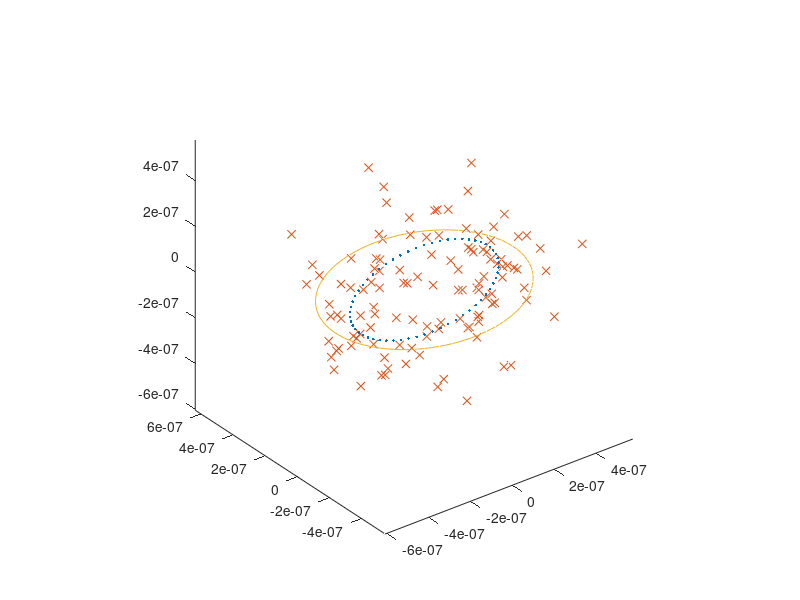
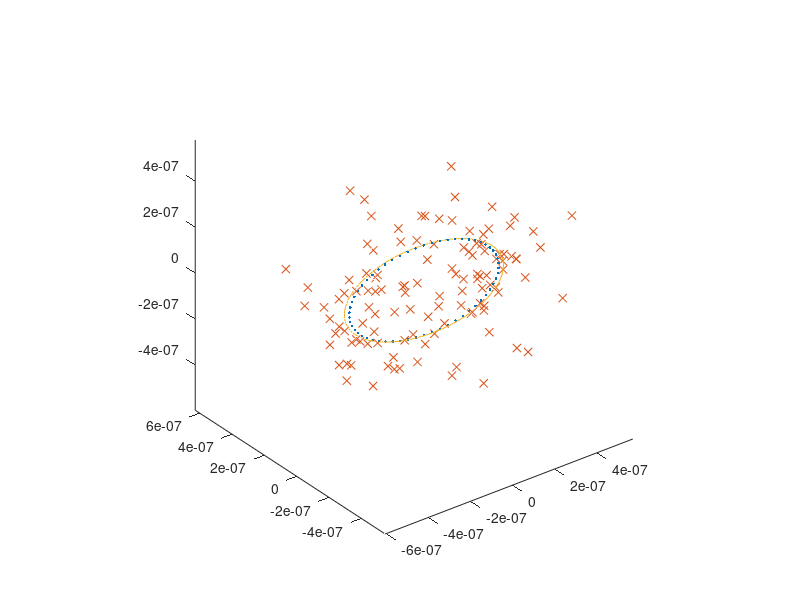

Write the MATLAB code that produced these figures, in order.
% Code generates magnetic filed based on current and geometry. Measurements
% are rotated into the "line frame" with zero magnetic field in the z-axis
% Two methods are used: One finds an ellipse without reference to the
% source of the points. The second finds direct and quadrature components
% in each axis and hence rotates these into the x-y plane. The second
% method requires knowledge of the line frequency.
% https://en.wikipedia.org/wiki/Rotation_matrix
mu0=4*pi*1e-7;
Iscale=1; % used to scale the current values!

t=0:1/580:0.2; 
wt=50*2*pi*t';
wt_plot=linspace(0,2*pi);

% Sensor orientation
a= 0; ca=cosd(a); sa=sind(a); % z  phi (yaw in funny axis)
b= 10; cb=cosd(b); sb=sind(b); % y theta (pitch in funny axis)
c= 30; cc=cosd(c); sc=sind(c); % x psi (roll in funny axis)
% Ra=[ca -sa 0; sa ca 0; 0 0 1] % z
% Rb=[cb 0 sb; 0 1 0; -sb 0 cb] % y
% Rc=[1 0 0; 0 cc -sc; 0 sc cc] % x
% Ra*Rb*Rc

R=[ca*cb  ca*sb*sc-sa*cc  ca*sb*cc+sa*sc
   sa*cb  sa*sb*sc+ca*cc  sa*sb*cc-ca*sc
    -sb   cb*sc           cb*cc]

% Simulate magnetic fields based on geometry
Ia=Iscale*5*cos(wt+0);
Ib=Iscale*4.5*cos(wt+2/3*pi-0.1);
Ic=Iscale*4.0*cos(wt-2/3*pi-0.2);
% first pole
ra=1.1; rb=1.0; rc=1.05;
ta=75; tb=90; tc=105;   % These are angles to the lines in degrees
M=mu0/(2*pi)*[cosd(ta) cosd(tb) cosd(tc);sind(ta) sind(tb) sind(tc)]*...
       diag([1/ra 1/rb 1/rc]);
B=(M*[Ia,Ib,Ic]')'; % B in T
% Magnetic field in the line co-ordinate system
B=[B,zeros(length(wt),1)];

% Magnetic field in the sensor co-ordinate system
BR=B*R';      %(R*B1')'
BR=BR+0.12E-6*randn(size(BR));  % 0.12 uT rms noise

% Stuff to calculate the angle according to Method 1 but not to be used
% M=[BR(:,1:2),ones(length(BR),1)];
% abc=(M'*M)\(M'*BR(:,3));   % Assume that z=ax+by+c
% 
% theta=atand(-abc(1)); % b = y 
% psi=atand(abc(2)*cosd(theta));  % c = x axis
% phi=0; % c=0 no z-axis rotation
% cc=cosd(psi); sc=sind(psi);
% cb=cosd(theta); sb=sind(theta);
% R=[cb  sb*sc  sb*cc
%    0   cc     -sc
%   -sb  cb*sc  cb*cc]
% BU=BR*R;   % (R'*B1')'

%%
% Method 1
% z=ax+by = -tan(theta)*x+tan(psi)/cos(theta)*y 
% does not need frequency
Bx=BR(:,1);
By=BR(:,2);
Bz=BR(:,3);
Bx_bar=mean(Bx);   Bx=Bx-Bx_bar;
By_bar=mean(By);   By=By-By_bar;
Bz_bar=mean(Bz);   Bz=Bz-Bz_bar;

% Could do this as M=[Bx,By]; ab=(M'*M)\(M'*Bz), etc
Sx2=Bx'*Bx; % Sum Bx^2  
Sy2=By'*By; % Sum By^2
Sxy=Bx'*By;
Sxz=Bx'*Bz;
Syz=By'*Bz;
den=Sx2*Sy2-Sxy^2;
theta=atan2d(Sxy*Syz-Sy2*Sxz,den)
psi=atan2d(cosd(theta)*(Sx2*Syz-Sxy*Sxz),den)
% Now rotate into the x-y plane
cc=cosd(psi); sc=sind(psi);
cb=cosd(theta); sb=sind(theta);
R=[cb  sb*sc  sb*cc
   0   cc     -sc
  -sb  cb*sc  cb*cc]
BU=BR*R;   % (R'*B1')' be careful what is being rotated! BU = unrotated

% now find elipse parameters in x-y plane
BUx=BU(:,1);
BUy=BU(:,2);

M=[BUx.^2,BUx.*BUy,BUy.^2];
ABC1=(M'*M)\(M'*ones(size(BUx)));

% find ellipse parameters:
phi1=atan2(ABC1(2),ABC1(1)-ABC1(3))/2
a1=sqrt((sin(phi1)^2-cos(phi1)^2)/(-ABC1(1)*cos(phi1)^2+ABC1(3)*sin(phi1)^2));
b1=sqrt((sin(phi1)^2-cos(phi1)^2)/(ABC1(1)*sin(phi1)^2-ABC1(3)*cos(phi1)^2));

ra1=a1*b1./(sqrt(b1^2*cos(wt_plot).^2+a1^2*sin(wt_plot).^2));
Bxx=ra1.*cos(wt_plot+phi1);
Byy=ra1.*sin(wt_plot+phi1);
figure(1)
plot3(B(:,1),B(:,2),B(:,3),'.',BU(:,1),BU(:,2),BU(:,3),'x',Bxx,Byy,zeros(size(Bxx)))
axis equal

%%
% Method 2: Find sinusoidal components
Bx=BR(:,1);
By=BR(:,2);
Bz=BR(:,3);
Bx_bar=mean(Bx);   Bx=Bx-Bx_bar;
By_bar=mean(By);   By=By-By_bar;
Bz_bar=mean(Bz);   Bz=Bz-Bz_bar;

Bxd=2*mean(Bx.*sin(wt)); Bxq=2*mean(Bx.*cos(wt));
Byd=2*mean(By.*sin(wt)); Byq=2*mean(By.*cos(wt));
Bzd=2*mean(Bz.*sin(wt)); Bzq=2*mean(Bz.*cos(wt));
[Bxd, Byd, Bzd; Bxq, Byq, Bzq]*1e6


den=Bxd*Byq-Bxq*Byd;
theta=atan2d(Byd*Bzq-Byq*Bzd,den)
psi=atan2d(cosd(theta)*(Bxd*Bzq-Bxq*Bzd),den)
% Now rotate into the x-y plane
cc=cosd(psi); sc=sind(psi);
cb=cosd(theta); sb=sind(theta);
R=[cb  sb*sc  sb*cc
   0   cc     -sc
  -sb  cb*sc  cb*cc]
BU=BR*R;   % (R'*B1')' be careful what is being rotated! BU = unrotated

D=R'*[Bxd;Byd;Bzd]; % Direct and quadrature in projection to line co-ordinates
Q=R'*[Bxq;Byq;Bzq];
Bxx=D(1)*sin(wt_plot)+Q(1)*cos(wt_plot);
Byy=D(2)*sin(wt_plot)+Q(2)*cos(wt_plot);
Bzz=D(3)*sin(wt_plot)+Q(3)*cos(wt_plot);
Bzz=Bzz*0;  % it should be zero anyway

figure(2)
plot3(B(:,1),B(:,2),B(:,3),'.',BU(:,1),BU(:,2),BU(:,3),'x',Bxx,Byy,zeros(size(Bxx)))
axis equal




% plot3(BR(:,1),BR(:,2),BR(:,3),'x',...
%     Bxd.*sin(wt)+Bxq.*cos(wt),Byd.*sin(wt)+Byq.*cos(wt),Bzd.*sin(wt)+Bzq.*cos(wt),'o')
% 
% Bd2=Bxd^2+Byd^2+Bzd^2;
% BdBq=(Bxd*Bxq)+(Byd*Byq)+(Bzd*Bzq);
% Bq2=Bxq^2+Byq^2+Bzq^2;
% 
% theta=atan2(2*BdBq,Bq2-Bd2)/2;
% Bm1=sqrt(Bd2*sin(theta)^2+2*BdBq*sin(theta)*cos(theta)+Bq2*cos(theta)^2);
% theta2=theta+pi/2;
% Bm2=sqrt(Bd2*sin(theta2)^2+2*BdBq*sin(theta2)*cos(theta2)+Bq2*cos(theta2)^2);
% 
% figure(2)
% % plot(B(:,1),B(:,2),'x',sqrt(Bd2).*sin(wt+theta+pi/4),sqrt(Bq2).*cos(wt+theta+pi/4)),shg
% plot(B(:,1),B(:,2),'x',sqrt(Bd2).*sin(wt+theta),sqrt(Bq2).*cos(wt+theta)),shg
% 
% plot(B(:,1),B(:,2),'x',sqrt(Bd2).*sin(wt),sqrt(Bq2).*cos(wt)),shg
% plot(wt,sqrt(Bx.^2+By.^2+Bz.^2),wt_plot,...
%     sqrt(Bd2.*(sin(wt_plot).^2)+2*BdBq.*sin(wt_plot).*cos(wt_plot)+Bq2.*(cos(wt_plot).^2)))
% A=[sin(wt(:)),cos(wt(:)),ones(size(wt(:)))];
% zz=randn(3,3);
% zz(3,:)=0; % to have centre at origin
% B=A*zz;
% plot3(B(:,1),B(:,2),B(:,3))
% 
% 
% % model as B^2 = M_s^2 sin^2 + M_s*M_c sin*cos + M_c^2 cos^2 
% %              = a*sin^2 +b sin*cos + c*cos^2
% % turning point (a-c)*sin(2*wt) +b*cos(2*wt)=0
% 
% a=sum(zz(1,:).^2);
% b=2*zz(1,:)*zz(2,:)';
% c=sum(zz(2,:).^2);
% wt1=atan2(-b,a-c)/2
% wt1=[wt1,wt1+pi/2]
% figure, plot(wt,a*sin(wt).^2+b*sin(wt).*cos(wt)+c*cos(wt).^2, ...
%     wt1,a*sin(wt1).^2+b*sin(wt1).*cos(wt1)+c*cos(wt1).^2,'x')
% % wt2=atan(b/a)
% 
% 
% % try this out
% theta=linspace(0.1,pi/2);
% wt=linspace(0,2*pi)
% 
% theta=linspace(0.1,1,10);
% for k=1:length(theta)
%     ct=cos(theta(k)); st=sin(theta(k));
%     By(1:length(wt),k)=st^2*sin(wt);
%     Bx(1:length(wt),k)=-sin(wt)-ct*st*sqrt(3)*cos(wt);
% end
% plot(Bx,By), shg
